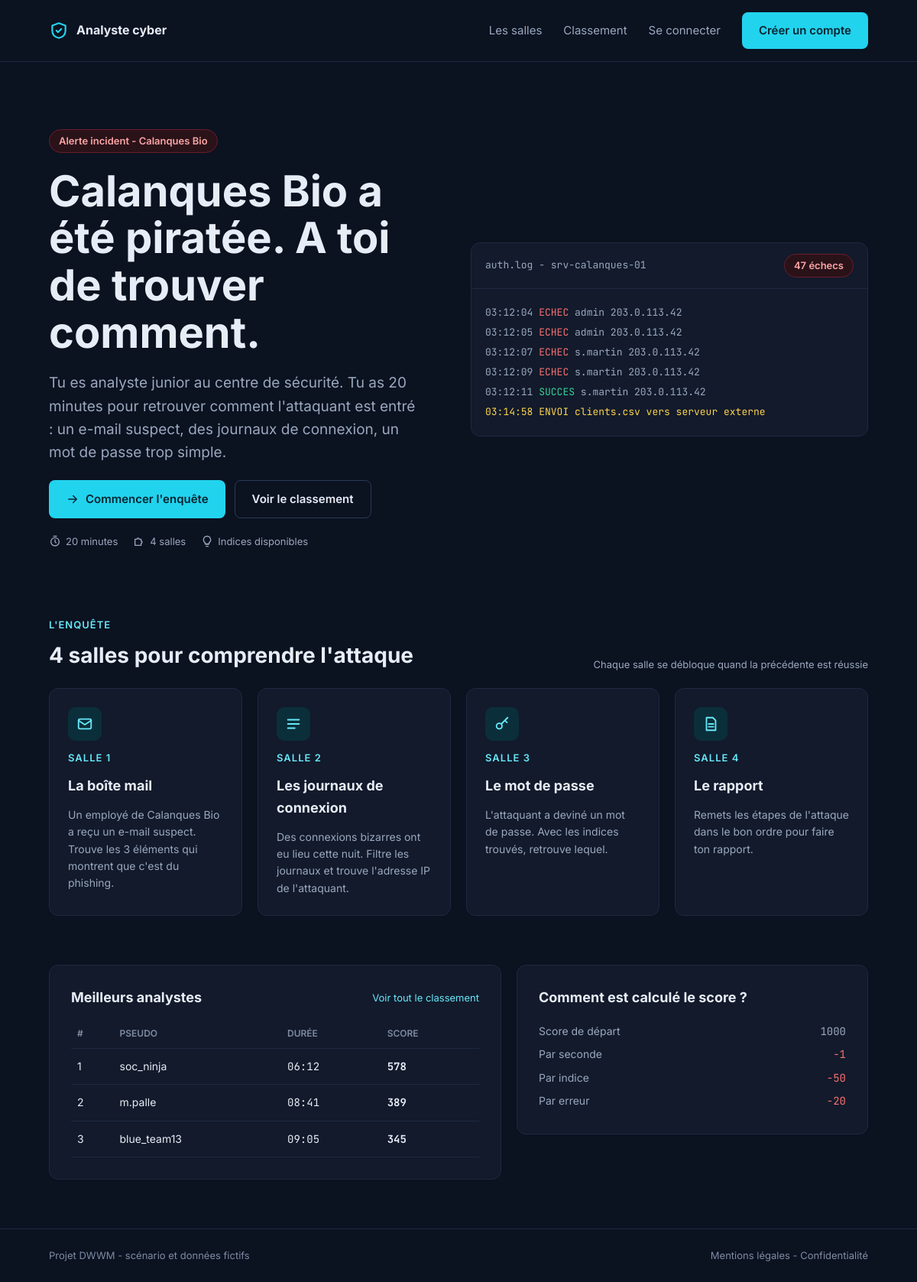
The page / on the database its author committed.
### tables this page shows
CREATE TABLE salle (
    id_salle INT AUTO_INCREMENT PRIMARY KEY,
    numero_ordre INT NOT NULL UNIQUE,
    titre VARCHAR(100) NOT NULL,
    description TEXT NOT NULL
);

### src/Controller/AccueilController.php (called while the page is built, shortened)
<?php
class AccueilController
{
    public function index(): void
    {
        $salleRepository = new SalleRepository();
        $salles = $salleRepository->findAll();
        require __DIR__ . '/../../templates/header.php';
        require __DIR__ . '/../../templates/accueil.php';
        require __DIR__ . '/../../templates/footer.php';
    }
}

### src/Config/Database.php (called while the page is built, shortened)
<?php
class Database
{
    private static $pdo = null;
    public static function getConnection(): PDO
    {
        if (self::$pdo === null) {
            $dsn = 'mysql:host=' . getenv('DB_HOST') . ';port=' . getenv('DB_PORT') . ';dbname=' . getenv('DB_NAME') . ';charset=utf8mb4';
            try {
                self::$pdo = new PDO($dsn, getenv('DB_USER'), getenv('DB_PASSWORD'));
                self::$pdo->setAttribute(PDO::ATTR_ERRMODE, PDO::ERRMODE_EXCEPTION);
                self::$pdo->setAttribute(PDO::ATTR_DEFAULT_FETCH_MODE, PDO::FETCH_ASSOC);
            } catch (PDOException $e) {
                die('Erreur de connexion à la base de données');
            }
        }
        return self::$pdo;
    }
}

### src/Repository/SalleRepository.php (called while the page is built, shortened)
<?php
class SalleRepository
{
    private PDO $pdo;
    public function __construct()
    {
        $this->pdo = Database::getConnection();
    }
    public function findAll(): array
    {
        $requete = $this->pdo->query('SELECT id_salle, numero_ordre, titre, description FROM salle ORDER BY numero_ordre');
        return $requete->fetchAll();
    }
}

### templates/accueil.php (the view)
<main>
    <section class="banniere conteneur">
        <div class="banniere-texte">
            <p class="badge badge-alerte">Alerte incident - Calanques Bio</p>
            <h1>Calanques Bio a été piratée. A toi de trouver comment.</h1>
            <p class="texte-intro">
                Tu es analyste junior au centre de sécurité. Tu as 20 minutes pour retrouver
                comment l'attaquant est entré : un e-mail suspect, des journaux de connexion,
                un mot de passe trop simple.
            </p>
            <div class="boutons">
                <a href="/partie/nouvelle" class="btn btn-principal">
                    <img src="/assets/img/fleche.svg" alt="" width="18" height="18">
                    Commencer l'enquête
                </a>
                <a href="/classement" class="btn btn-secondaire">Voir le classement</a>
            </div>
            <ul class="infos">
                <li><img src="/assets/img/chrono.svg" alt="" width="16" height="16"> 20 minutes</li>
                <li><img src="/assets/img/puzzle.svg" alt="" width="16" height="16"> 4 salles</li>
                <li><img src="/assets/img/ampoule.svg" alt="" width="16" height="16"> Indices disponibles</li>
            </ul>
        </div>
        <div class="carte journal">
            <div class="journal-titre">
                <span>auth.log - srv-calanques-01</span>
                <span class="badge badge-alerte">47 échecs</span>
            </div>
            <div class="journal-lignes">
                <p>03:12:04 <span class="rouge">ECHEC</span> admin 203.0.113.42</p>
                <p>03:12:05 <span class="rouge">ECHEC</span> admin 203.0.113.42</p>
                <p>03:12:07 <span class="rouge">ECHEC</span> s.martin 203.0.113.42</p>
                <p>03:12:09 <span class="rouge">ECHEC</span> s.martin 203.0.113.42</p>
                <p>03:12:11 <span class="vert">SUCCES</span> s.martin 203.0.113.42</p>
                <p class="jaune">03:14:58 ENVOI clients.csv vers serveur externe</p>
            </div>
        </div>
    </section>
    <section class="conteneur section" id="salles">
        <div class="section-titre">
            <div>
                <p class="sur-titre">L'ENQUÊTE</p>
                <h2>4 salles pour comprendre l'attaque</h2>
            </div>
            <p class="petit-texte">Chaque salle se débloque quand la précédente est réussie</p>
        </div>
        <div class="grille-salles">
            <?php foreach ($salles as $salle) : ?>
                <article class="carte salle">
                    <div class="icone-salle">
                        <img src="/assets/img/salle-<?= $salle['numero_ordre'] ?>.svg" alt="" width="22" height="22">
                    </div>
                    <p class="sur-titre">SALLE <?= $salle['numero_ordre'] ?></p>
                    <h3><?= htmlspecialchars($salle['titre']) ?></h3>
                    <p class="description"><?= htmlspecialchars($salle['description']) ?></p>
                </article>
            <?php endforeach; ?>
        </div>
    </section>
    <section class="conteneur section classement-score">
        <div class="carte top3">
            <div class="carte-titre">
                <h3>Meilleurs analystes</h3>
                <a href="/classement">Voir tout le classement</a>
            </div>
            <table>
                <thead>
                    <tr>
                        <th>#</th>
                        <th>Pseudo</th>
                        <th>Durée</th>
                        <th>Score</th>
                    </tr>
                </thead>
                <tbody>
                    <tr>
                        <td>1</td>
                        <td>soc_ninja</td>
                        <td class="mono">06:12</td>
                        <td class="mono gras">578</td>
                    </tr>
                    <tr>
                        <td>2</td>
                        <td>m.palle</td>
                        <td class="mono">08:41</td>
                        <td class="mono gras">389</td>
                    </tr>
                    <tr>
                        <td>3</td>
                        <td>blue_team13</td>
                        <td class="mono">09:05</td>
                        <td class="mono gras">345</td>
                    </tr>
                </tbody>
            </table>
        </div>
        <div class="carte calcul-score">
            <h3>Comment est calculé le score ?</h3>
            <ul>
                <li><span>Score de départ</span> <span class="mono">1000</span></li>
                <li><span>Par seconde</span> <span class="mono rouge">-1</span></li>
                <li><span>Par indice</span> <span class="mono rouge">-50</span></li>
                <li><span>Par erreur</span> <span class="mono rouge">-20</span></li>
            </ul>
        </div>
    </section>
</main>

### public/index.php (shortened to what this page needs)
<?php
$url = parse_url($_SERVER['REQUEST_URI'], PHP_URL_PATH);
switch ($url) {
    case '/':
        $controller = new AccueilController();
        $controller->index();
        break;
}

### templates/header.php (shortened to what this page needs)
<!DOCTYPE html>
<html lang="fr">
<head>
    <link rel="stylesheet" href="/assets/css/style.css">
</head>
<body>
<header class="entete">
    <div class="conteneur entete-contenu">
        <a href="/" class="logo">
            <img src="/assets/img/logo.svg" alt="" width="26" height="26">
            Analyste cyber
        </a>
        <nav class="menu" id="menu">
            <a href="/#salles">Les salles</a>
            <a href="/classement">Classement</a>
            <a href="/connexion">Se connecter</a>
            <a href="/inscription" class="btn btn-principal">Créer un compte</a>
        </nav>
    </div>
</header>

### templates/footer.php (shortened to what this page needs)
<footer class="pied-de-page">
    <div class="conteneur pied-de-page-contenu">
        <p>Projet DWWM - scénario et données fictifs</p>
        <p>
            <a href="/mentions-legales">Mentions légales</a> -
            <a href="/confidentialite">Confidentialité</a>
        </p>
    </div>
</footer>
</body>
</html>

### rows shown on the page
salle: shows a picture, numero_ordre "1", titre "La boîte mail", description "Un employé de Calanques Bio a reçu un e-mail suspect. Trouve les 3 éléments qui montrent que c'est du phishing."
salle: shows a picture, numero_ordre "2", titre "Les journaux de connexion", description "Des connexions bizarres ont eu lieu cette nuit. Filtre les journaux et trouve l'adresse IP de l'attaquant."
salle: shows a picture, numero_ordre "3", titre "Le mot de passe", description "L'attaquant a deviné un mot de passe. Avec les indices trouvés, retrouve lequel."
salle: shows a picture, numero_ordre "4", titre "Le rapport", description "Remets les étapes de l'attaque dans le bon ordre pour faire ton rapport."
